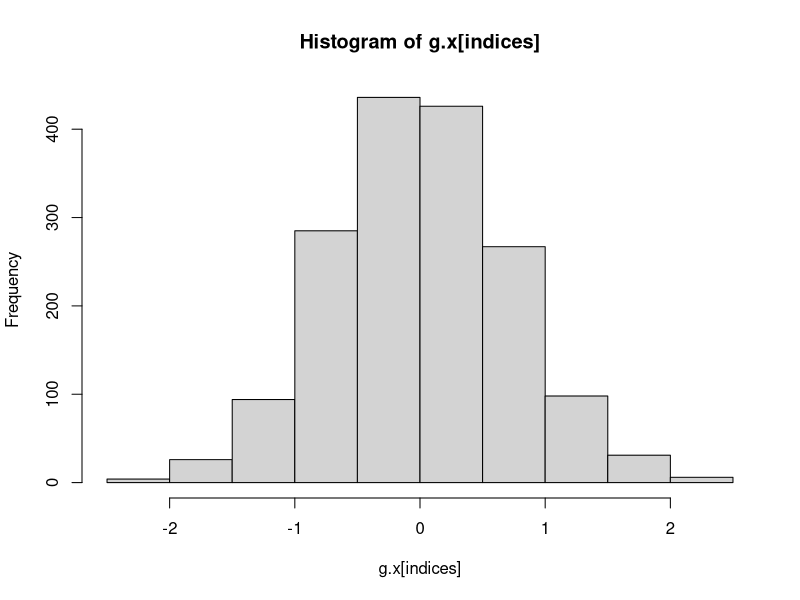
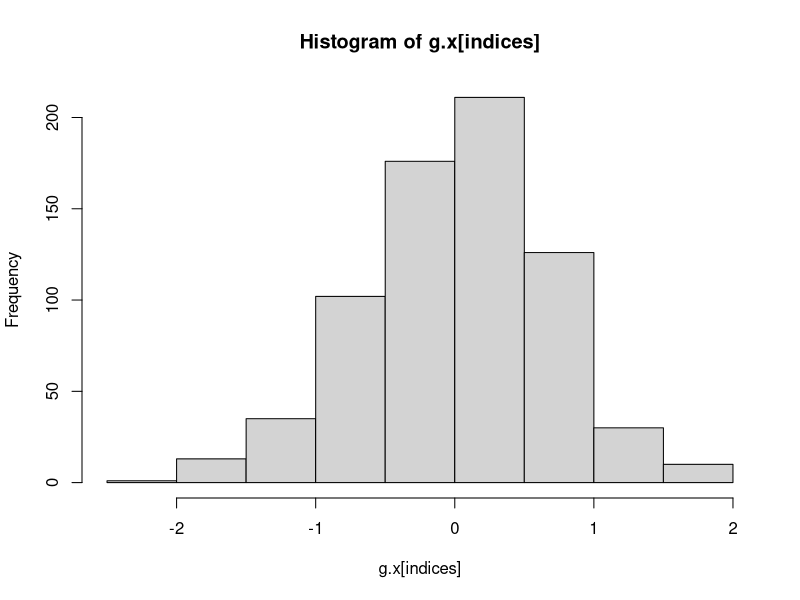

Recreate these plots in R, in order.
# Video - 1D - Numerical, Rejection Sampl., Importance Sampl.

f = function(x) {
  return (exp(-x^2))
}


# Numerical
dx = 0.01
x = seq(-5, 5, dx)
f.x = f(x)
sum(f.x*dx)
sqrt(pi)


# Rejection 
# Uniform(-5,5)
g.x = runif(10000, -5, 5)
c = 10 # how much (the highest point of) f.x is bigger than g.x
t = f(g.x)/(c*dunif(g.x, -5, 5))
u = runif(10000)
indices = (u < t)
hist(g.x[indices])
ratio = sum(indices)/length(indices)
integral.f = ratio * c
integral.f 

# Normal
g.x = rnorm(1000)
c = 2.55
t = f(g.x)/(c*dnorm(g.x))
u = runif(1000)
indices = (u < t)
hist(g.x[indices])
ratio = sum(indices)/length(indices)
integral.f = ratio * c
integral.f 


# Importance
g.x = rnorm(100000)
w = f(g.x)/dnorm(g.x)
mean(w)

g.x = runif(100000, -5, 5)
w = f(g.x)/dunif(g.x, -5, 5)
mean(w)

